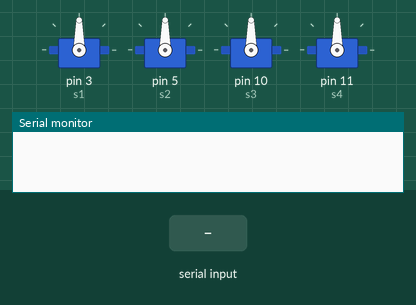
Recording of a sketch running on a simulated Arduino Uno, built with avr-gcc and run on an emulated ATmega328P. Parts: 4 × servo, the last lines printed to the serial monitor. The inputs (shaded band) are chosen by the test bench.

Above: at 1.2 s.
1.3 s: "F" received over Serial
At 2.4 s:
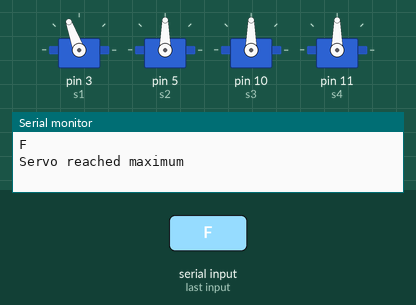
2.8 s: "M" received over Serial
At 3.5 s:
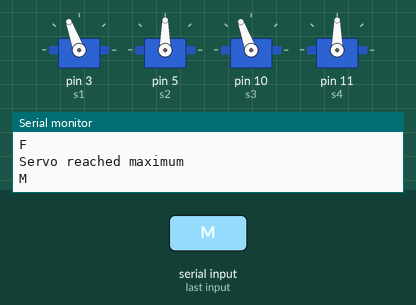
4.3 s: "B" received over Serial
At 4.7 s:
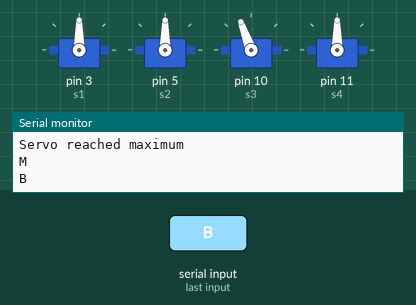
5.8 s: "L" received over Serial
At 7.0 s:
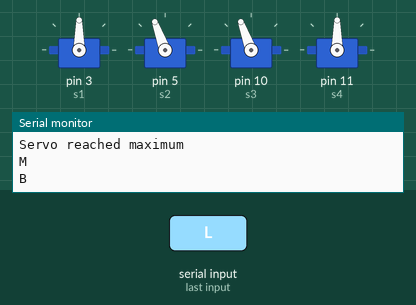
7.3 s: "N" received over Serial
At 8.2 s:
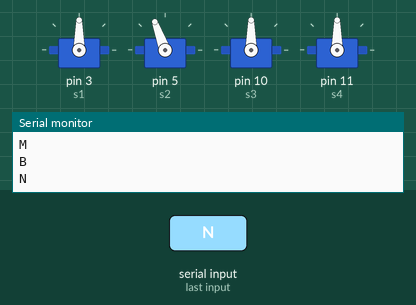
8.8 s: "O" received over Serial
At 9.3 s:
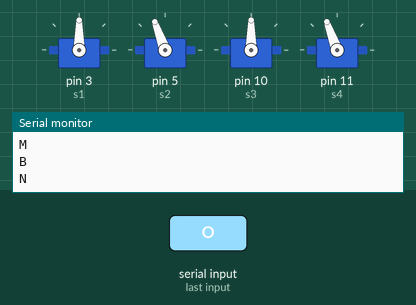
Timing chart, 0 to 11.3 s (numbered marks = the images above; inputs shaded):
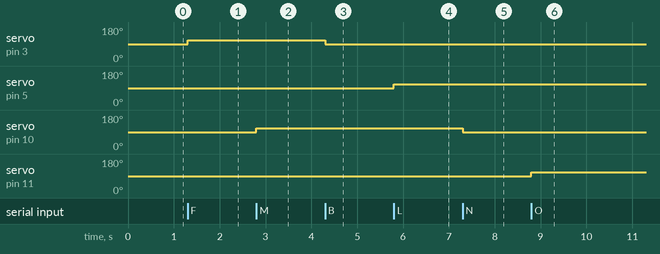

Measured:
- after the input at 1.3 s, servo on pin 3 (s1): 90° → 110° at once
- after the input at 2.8 s, servo on pin 10 (s3): 90° → 110° at once
- after the input at 4.3 s, servo on pin 3 (s1): 110° → 90° at once
- after the input at 5.8 s, servo on pin 5 (s2): 90° → 110° at once
- after the input at 7.3 s, servo on pin 10 (s3): 110° → 90° at once
- after the input at 8.8 s, servo on pin 11 (s4): 90° → 110° at once

The sketch:

Robotic_arm_recv_bluetooth.ino
```cpp
#include<Servo.h>
int pos = 90;
int pos1 = 90;
int pos2 = 90;
int pos3 = 90;

Servo s1;
Servo s2;
Servo s3;
Servo s4;

void setup()
{
  // put your setup code here, to run once:
  Serial.begin(9600);
  s1.attach(3);          //Servo motor attached to pin 3
  s1.write(pos);
  s2.attach(5);
  s2.write(pos1);
  s3.attach(10);
  s3.write(pos2);
  s4.attach(11);
  s4.write(pos3);
}

void loop()
{
  // put your main code here, to run repeatedly:
  if(Serial.available())
  {
    char val = Serial.read();
    if(val == 'F')
    {
      Serial.println(val);
      if(pos <= 180)
      {
        pos = pos + 20;
        s1.write(pos);
        Serial.println("Servo reached maximum");
       }
    }
    else if(val == 'B')
    {
      Serial.println(val);
      if(pos >= 0)
  {
   pos = pos - 20;
   s1.write(pos);
  }
    }
    else if(val == 'L')
    {
     if(pos1 <= 180)
  {
  pos1 = pos1 + 20;
  s2.write(pos1);
  }
  digitalWrite(3,HIGH);
    }
    else if(val == 'R')
    {
      if(pos1 >= 0)
  {
   pos1 = pos1 - 20;
   s2.write(pos1);
  }
    }
    else if(val == 'M')
    {
      Serial.println(val);
      if(pos2 <= 180)
  {
  pos2 = pos2 + 20;
  s3.write(pos2);
  }
    }
    else if(val == 'N')
    {
      Serial.println(val);
      if(pos2 >= 0)
  {
   pos2 = pos2 - 20;
   s3.write(pos2);
  }
    }
    else if(val == 'O')
    {
     if(pos3 <= 180)
  {
  pos3 = pos3 + 20;
  s4.write(pos3);
  }
    }
    else if(val == 'P')
    {
      if(pos3 >= 0)
  {
   pos3 = pos3 - 20;
   s4.write(pos3);
  }
    }
    else
    {
      Serial.print("stop");
    }
  }
}
```
